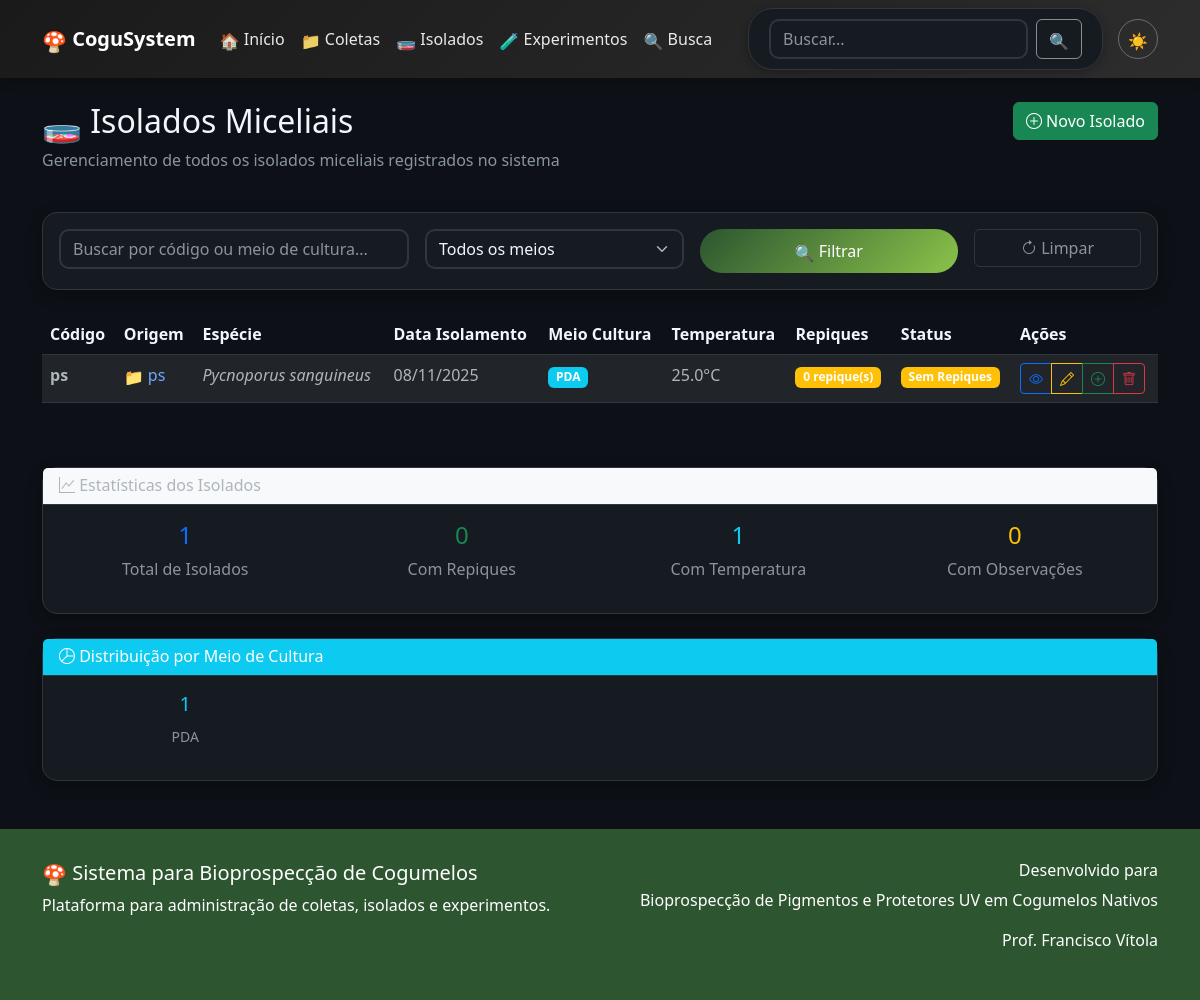
The app's page /isolados, older data.
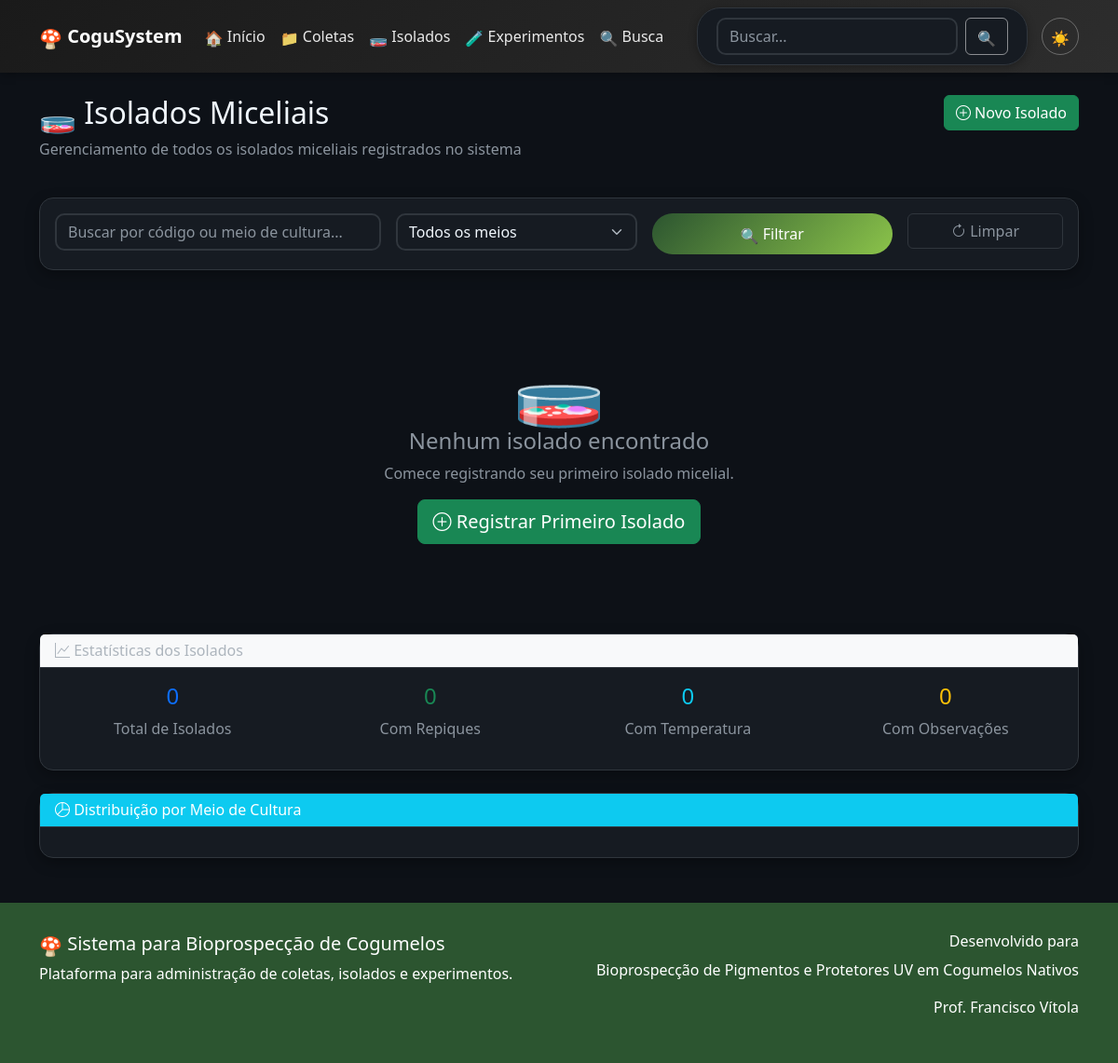
The same page, newer data.
### app.py (models this page shows)
class Isolado(db.Model):
    id = db.Column(db.Integer, primary_key=True)
    codigo = db.Column(db.String(50), unique=True, nullable=False)
    coleta_id = db.Column(db.Integer, db.ForeignKey('coleta.id'), nullable=True)
    origem_tipo = db.Column(db.String(20), nullable=False, default='coleta')
    origem_instituicao = db.Column(db.String(255))
    especie_nome_cientifico = db.Column(db.String(200))
    data_isolamento = db.Column(db.Date, nullable=False)
    meio_cultura = db.Column(db.String(100))
    temperatura_incubacao = db.Column(db.Float)
    observacoes = db.Column(db.Text)
    data_cadastro = db.Column(db.DateTime, default=datetime.utcnow)
    repiques = db.relationship('Repique', backref='isolado', lazy=True, cascade='all, delete-orphan')
    experimentos = db.relationship('Experimento', backref='isolado', lazy=True, cascade='all, delete-orphan')
    imagens = db.relationship('ImagemIsolado', back_populates='isolado', lazy=True, cascade='all, delete-orphan')

class Coleta(db.Model):
    id = db.Column(db.Integer, primary_key=True)
    codigo = db.Column(db.String(50), unique=True, nullable=False)
    nome_cientifico = db.Column(db.String(200))
    nome_popular = db.Column(db.String(200))
    data_coleta = db.Column(db.Date, nullable=False)
    local_coleta = db.Column(db.String(500))
    coordenadas = db.Column(db.String(100))
    substrato = db.Column(db.String(200))
    coletor = db.Column(db.String(200))
    observacoes = db.Column(db.Text)
    data_cadastro = db.Column(db.DateTime, default=datetime.utcnow)
    isolados = db.relationship('Isolado', backref='coleta', lazy=True, cascade='all, delete-orphan')
    experimentos = db.relationship('Experimento', backref='coleta', lazy=True, cascade='all, delete-orphan')
    imagens = db.relationship('ImagemColeta', back_populates='coleta', lazy=True, cascade='all, delete-orphan')

### app.py (the view)
@app.route('/isolados')
def isolados():
    page = request.args.get('page', 1, type=int)
    isolados = Isolado.query.order_by(Isolado.data_cadastro.desc()).paginate(
        page=page, per_page=20, error_out=False)
    return render_template('isolados.html', isolados=isolados)

### templates/isolados.html (shortened to what the changed rows need)
{% extends "base.html" %}
{% block content %}
<div class="row mb-4">
    <div class="col-md-8">
        <h2><i class="bi bi-petri-dish"></i> Isolados Miceliais</h2>
    </div>
</div>
<div class="row">
    <div class="col-12">
        {% if isolados.items %}
            <div class="table-responsive">
                <table class="table table-hover">
                    <thead class="table-dark">
                        <tr>
                            <th>Código</th>
                            <th>Origem</th>
                            <th>Espécie</th>
                            <th>Data Isolamento</th>
                            <th>Meio Cultura</th>
                            <th>Temperatura</th>
                            <th>Repiques</th>
                            <th>Status</th>
                            <th>Ações</th>
                        </tr>
                    </thead>
                    <tbody>
                        {% for isolado in isolados.items %}
                        <tr>
                            <td>
                                <strong>{{ isolado.codigo }}</strong>
                            </td>
                            <td>
                                {% set origem_tipo = isolado.origem_tipo or 'coleta' %}
                                {% if origem_tipo == 'coleta' %}
                                    {% if isolado.coleta %}
                                        <a href="{{ url_for('coleta_detalhe', id=isolado.coleta.id) }}"
                                           class="text-decoration-none">
                                            <i class="bi bi-collection"></i> {{ isolado.coleta.codigo }}
                                        </a>
                                    {% else %}
                                        <span class="text-muted">Coleta não informada</span>
                                    {% endif %}
                                {% elif origem_tipo == 'adquirida' %}
                                    <span class="badge bg-info text-dark">Adquirido</span>
                                    {% if isolado.origem_instituicao %}
                                        <div class="small mt-1"><i class="bi bi-building"></i> {{ isolado.origem_instituicao }}</div>
                                    {% endif %}
                                {% elif origem_tipo == 'doada' %}
                                    <span class="badge bg-warning text-dark">Doado</span>
                                    {% if isolado.origem_instituicao %}
                                        <div class="small mt-1"><i class="bi bi-building"></i> {{ isolado.origem_instituicao }}</div>
                                    {% endif %}
                                {% else %}
                                    <span class="text-muted">Origem não informada</span>
                                {% endif %}
                            </td>
                            <td>
                                {% if isolado.especie_nome_cientifico %}
                                    <em>{{ isolado.especie_nome_cientifico }}</em>
                                {% else %}
                                    <span class="text-muted">Não informado</span>
                                {% endif %}
                            </td>
                            <td>{{ isolado.data_isolamento.strftime('%d/%m/%Y') }}</td>
                            <td>
                                <span class="badge bg-info">{{ isolado.meio_cultura }}</span>
                            </td>
                            <td>
                                {% if isolado.temperatura_incubacao %}
                                    {{ isolado.temperatura_incubacao }}°C
                                {% else %}
                                    <span class="text-muted">N/A</span>
                                {% endif %}
                            </td>
                            <td>
                                <span class="badge bg-{{ 'success' if isolado.repiques else 'warning' }}">
                                    {{ isolado.repiques|length }} repique(s)
                                </span>
                            </td>
                            <td>
                                {% if isolado.repiques %}
                                    <span class="badge bg-success">Ativo</span>
                                {% else %}
                                    <span class="badge bg-warning">Sem Repiques</span>
                                {% endif %}
                            </td>
                            <td>
                                <div class="btn-group" role="group">
                                    <a href="{{ url_for('isolado_detalhe', id=isolado.id) }}"
                                       class="btn btn-sm btn-outline-primary" title="Ver Detalhes">
                                        <i class="bi bi-eye"></i>
                                    </a>
                                    <a href="{{ url_for('editar_isolado', id=isolado.id) }}"
                                       class="btn btn-sm btn-outline-warning" title="Editar Isolado">
                                        <i class="bi bi-pencil"></i>
                                    </a>
                                    <a href="{{ url_for('novo_repique', isolado_id=isolado.id) }}"
                                       class="btn btn-sm btn-outline-success" title="Novo Repique">
                                        <i class="bi bi-plus-circle"></i>
                                    </a>
                                    <button type="button" class="btn btn-sm btn-outline-danger delete-isolado-btn"
                                            data-isolado-id="{{ isolado.id }}"
                                            data-isolado-codigo="{{ isolado.codigo }}"
                                            data-repiques-count="{{ isolado.repiques|length }}"
                                            data-experimentos-count="{{ isolado.experimentos|length }}"
                                            title="Excluir Isolado">
                                        <i class="bi bi-trash"></i>
                                    </button>
                                </div>
                            </td>
                        </tr>
                        {% endfor %}
                    </tbody>
                </table>
            </div>
        {% else %}
            <div class="text-center py-5">
                <i class="bi bi-petri-dish display-1 text-muted"></i>
                <h4 class="text-muted mt-3">Nenhum isolado encontrado</h4>
                <p class="text-muted">Comece registrando seu primeiro isolado micelial.</p>
                <a href="{{ url_for('novo_isolado') }}" class="btn btn-success btn-lg">
                    <i class="bi bi-plus-circle"></i> Registrar Primeiro Isolado
                </a>
            </div>
        {% endif %}
    </div>
</div>
<div class="row mt-5">
    <div class="col-12">
        <div class="card">
            <div class="card-body">
                <div class="row text-center">
                    <div class="col-md-3">
                        <h4 class="text-primary">{{ isolados.total }}</h4>
                        <p class="text-muted">Total de Isolados</p>
                    </div>
                    <div class="col-md-3">
                        <h4 class="text-info">{{ isolados.items|selectattr('temperatura_incubacao')|list|length }}</h4>
                        <p class="text-muted">Com Temperatura</p>
                    </div>
                </div>
            </div>
        </div>
    </div>
</div>
<div class="row mt-4">
    <div class="col-12">
        <div class="card">
            <div class="card-body">
                <div class="row">
                    {% set meios = {} %}
                    {% for isolado in isolados.items %}
                        {% if isolado.meio_cultura %}
                            {% if isolado.meio_cultura not in meios %}
                                {% set _ = meios.update({isolado.meio_cultura: 0}) %}
                            {% endif %}
                            {% set _ = meios.update({isolado.meio_cultura: meios[isolado.meio_cultura] + 1}) %}
                        {% endif %}
                    {% endfor %}
                    {% for meio, count in meios.items() %}
                    <div class="col-md-3 mb-3">
                        <div class="text-center">
                            <h5 class="text-info">{{ count }}</h5>
                            <small class="text-muted">{{ meio }}</small>
                        </div>
                    </div>
                    {% endfor %}
                </div>
            </div>
        </div>
    </div>
</div>
{% endblock %}

Row changes from the older to the newer data that the page shows:
removed Isolado: codigo "ps", coleta.codigo "ps", especie_nome_cientifico "Pycnoporus sanguineus", data_isolamento "08/11/2025", meio_cultura "PDA", temperatura_incubacao "25.0", repiques|length "0", count "1"
Text that changed along with them:
{{ isolados.total }}: "1" → "0"
{{ isolados.items|selectattr('temperatura_incubacao')|list|length }}: "1" → "0"
text no longer shown: "Código Origem Espécie Data Isolamento Meio Cultura Temperatura Repiques Status Ações"
text now shown: "Nenhum isolado encontrado Comece registrando seu primeiro isolado micelial. Registrar Primeiro Isolado"
